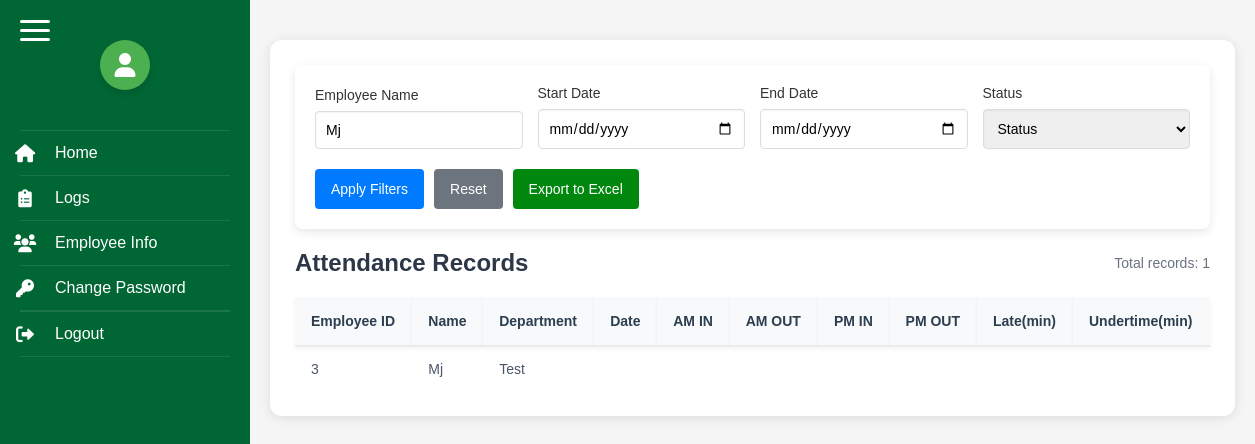
Screenshot of /logs.php?employee_name=Mj (signed in) with the database file from the repository.
### tables this page shows
CREATE TABLE `emp_info` (
  `ID` varchar(20) NOT NULL,
  `Name` varchar(50) NOT NULL,
  `DEPT` varchar(255) NOT NULL,
  `STATUS` varchar(20) NOT NULL
);

### logs.php (the view, shortened to what this page needs)
<?php
require_once 'includes/db_connect.php';
function convertTo12Hour($time) {
    if (empty($time)) return '';
    return date('h:i A', strtotime($time));
}
$filter_start_date = isset($_GET['start_date']) ? $_GET['start_date'] : '';
$filter_end_date = isset($_GET['end_date']) ? $_GET['end_date'] : '';
$filter_name = isset($_GET['employee_name']) ? $_GET['employee_name'] : '';
$filter_status = isset($_GET['status']) ? $_GET['status'] : '';
$query = "SELECT e.ID as EMP_ID, e.Name, e.DEPT, e.STATUS, r.DATE, r.AM_IN, r.AM_OUT, r.PM_IN, r.PM_OUT, r.LATE, r.UNDERTIME
          FROM emp_info e
          LEFT JOIN emp_rec r ON e.ID = r.EMP_ID
          WHERE 1=1";
$params = [];
if ($filter_name) {
    $query .= " AND e.Name LIKE ?";
    $params[] = "%$filter_name%";
}
$query .= " ORDER BY e.ID, r.DATE DESC";
$stmt = $pdo->prepare($query);
$stmt->execute($params);
$records = $stmt->fetchAll(PDO::FETCH_ASSOC);
?>
<!DOCTYPE html>
<html>
<head>
    <link rel="stylesheet" href="https://cdnjs.cloudflare.com/ajax/libs/font-awesome/6.0.0/css/all.min.css">
</head>
<body>
    <?php include 'sidebar.php'; ?>
    <div class="main-content">
        <div class="logs-table">
            <div class="filter-container">
                <form method="GET" action="" class="filter-form">
                    <div class="filter-group">
                        <label class="filter-label">Employee Name</label>
                        <input type="text" name="employee_name" class="filter-input" value="<?php echo htmlspecialchars($filter_name); ?>" placeholder="Enter employee name">
                    </div>
                    <div class="filter-group">
                        <label class="filter-label">Start Date</label>
                        <input type="date" name="start_date" class="filter-input" value="<?php echo htmlspecialchars($filter_start_date); ?>">
                    </div>
                    <div class="filter-group">
                        <label class="filter-label">End Date</label>
                        <input type="date" name="end_date" class="filter-input" value="<?php echo htmlspecialchars($filter_end_date); ?>">
                    </div>
                    <div class="filter-group">
                        <label class="filter-label">Status</label>
                        <select name="status" class="filter-input" <?php echo htmlspecialchars($filter_status); ?>>
                            <option value="">Status</option">
                        </select>
                    </div>
                    <div class="filter-actions">
                        <button type="submit" class="filter-button">Apply Filters</button>
                        <a href="logs.php" class="filter-button reset-button">Reset</a>
                        <button id="exportExcelBtn" class="export-button">Export to Excel</button>
                    </div>
                </form>
            </div>
            <div class="table-header">
                <h2 class="table-title">Attendance Records</h2>
                <div class="results-count">Total records: <?php echo count($records); ?></div>
            </div>
            <table>
                <thead>
                    <tr>
                        <th>Employee ID</th>
                        <th>Name</th>
                        <th>Department</th>
                        <th>Date</th>
                        <th>AM IN</th>
                        <th>AM OUT</th>
                        <th>PM IN</th>
                        <th>PM OUT</th>
                        <th>Late(min)</th>
                        <th>Undertime(min)</th>
                    </tr>
                </thead>
                <tbody>
                    <?php foreach ($records as $record): ?>
                    <tr>
                        <td><?php echo htmlspecialchars($record['EMP_ID']); ?></td>
                        <td><?php echo htmlspecialchars($record['Name']); ?></td>
                        <td><?php echo htmlspecialchars($record['DEPT']); ?></td>
                        <td><?php echo htmlspecialchars($record['DATE']); ?></td>
                        <td><?php echo convertTo12Hour($record['AM_IN']); ?></td>
                        <td><?php echo convertTo12Hour($record['AM_OUT']); ?></td>
                        <td><?php echo convertTo12Hour($record['PM_IN']); ?></td>
                        <td><?php echo convertTo12Hour($record['PM_OUT']); ?></td>
                        <td><?php echo (isset($record['LATE']) && ($record['LATE'] === '0' || $record['LATE'] == 0)) ? '' : htmlspecialchars($record['LATE']); ?></td>
                        <td><?php
                        ?></td>
                    </tr>
                    <?php endforeach; ?>
                </tbody>
            </table>
        </div>
    </div>
</body>
</html>

### logs.php (style rules this page uses)
* { margin: 0; padding: 0; box-sizing: border-box; font-family: Arial, sans-serif; }
body { display: flex; min-height: 100vh; }
.main-content { flex: 1; padding: 20px; background-color: #f5f5f5; position: relative; }
.logs-table { background-color: white; padding: 25px; border-radius: 12px; box-shadow: 0 2px 12px rgba(0, 0, 0, 0.1); margin: 20px 0; }
.logs-table table { width: 100%; border-collapse: separate; border-spacing: 0; font-size: 14px; }
.logs-table thead { position: sticky; top: 90px; z-index: 99; }
.logs-table th { background-color: #f8f9fa; color: #2c3e50; font-weight: 600; padding: 16px; text-align: left; border-bottom: 2px solid #e9ecef; white-space: nowrap; box-shadow: 0 2px 4px rgba(0, 0, 0, 0.05); }
.logs-table td { padding: 14px 16px; border-bottom: 1px solid #edf2f7; color: #4a5568; }
.logs-table tbody tr:last-child td { border-bottom: none; }
.filter-container { position: sticky; top: 0; z-index: 100; margin-bottom: 20px; padding: 20px; background-color: #fff; border-radius: 8px; box-shadow: 0 3px 10px rgba(0, 0, 0, 0.1); }
.filter-form { display: flex; flex-wrap: wrap; gap: 15px; align-items: flex-end; }
.filter-group { flex: 1; min-width: 200px; }
.filter-label { display: block; margin-bottom: 8px; font-weight: 500; color: #333; font-size: 14px; }
.filter-input { width: 100%; padding: 10px; border: 1px solid #ddd; border-radius: 4px; font-size: 14px; box-shadow: inset 0 1px 2px rgba(0,0,0,0.05); }
.filter-actions { display: flex; gap: 10px; margin-top: 5px; }
.filter-button { background-color: #007bff; color: white; padding: 10px 16px; border: none; border-radius: 4px; cursor: pointer; font-size: 14px; transition: background-color 0.2s; flex-shrink: 0; height: 40px; display: flex; align-items: center; justify-content: center; }
.export-button { background-color:rgb(0, 135, 14); color: white; padding: 10px 16px; border: none; border-radius: 4px; cursor: pointer; font-size: 14px; transition: background-color 0.2s; flex-shrink: 0; height: 40px; display: flex; align-items: center; justify-content: center; }
.reset-button { background-color: #6c757d; text-decoration: none; color: white; }
.table-header { display: flex; justify-content: space-between; align-items: center; margin-bottom: 20px; }
.table-title { font-size: 1.5rem; color: #2d3748; font-weight: 600; }
.results-count { color: #6b7280; font-size: 14px; }

### sidebar.php (style rules this page uses)
* { margin: 0; padding: 0; box-sizing: border-box; font-family: Arial, sans-serif; }
body { position: sticky; display: flex; min-height: 100vh; height: 100vh; overflow-y: auto; }
.main-content { margin-left: 250px; flex: 1; padding: 20px; background-color: #f5f5f5; position: relative; }
button { display: inline-block; visibility: visible; z-index: 1000; }

### rows the page displays
emp_info: ID "3", Name "Mj", DEPT "Test"

### other values shown
count($records) "1"
